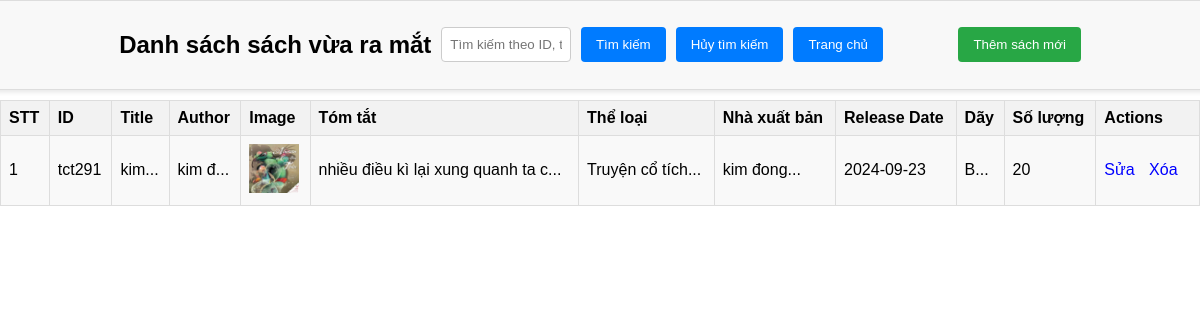
The page /admin/truyencotich/dulieutrangchu-truyencotich.php on the database its author committed.
### tables this page shows
CREATE TABLE IF NOT EXISTS `truyencotich` (
  `id` varchar(6) NOT NULL,
  `title` varchar(255) NOT NULL,
  `author` varchar(255) DEFAULT NULL,
  `image_path` varchar(255) DEFAULT NULL,
  `tomtat` mediumtext,
  `theloai` varchar(255) DEFAULT NULL,
  `publisher` varchar(255) DEFAULT NULL,
  `release_date` date DEFAULT NULL,
  `Day` varchar(255) DEFAULT NULL,
  `so_luong` int DEFAULT NULL,
  PRIMARY KEY (`id`)
);

### admin/truyencotich/dulieutrangchu-truyencotich.php (the view, shortened to what this page needs)
<?php
$conn = new mysqli('localhost', 'root', '', 'library');
$search = '';
if (isset($_GET['search'])) {
    $search = $_GET['search'];
    $sql = "SELECT id, title, author, image_path,tomtat,theloai,publisher, release_date, Day, so_luong FROM truyencotich WHERE id LIKE '%$search%' OR title LIKE '%$search%' OR author LIKE '%$search%'  OR theloai LIKE '%$search%'  OR publisher LIKE '%$search%'";
} else {
    $sql = "SELECT id, title, author, image_path,tomtat,theloai,publisher, release_date, Day, so_luong FROM truyencotich";
}
$result = $conn->query($sql);
?>
<!DOCTYPE html>
<html lang="vi">
<head>
    <link rel="stylesheet" href="../css/dulieu.css">
    <link rel="stylesheet" href="../css/dulieu_search.css">
</head>
<body>
<div class="fixed-menu">
    <h2>Danh sách sách vừa ra mắt</h2>
        <form method="get" action="dulieutrangchu-truyencotich.php">
            <input style="width:22%;" type="text" name="search" placeholder="Tìm kiếm theo ID, tên sách, tác giả, thể loại, nhà xuất bản" value="<?php echo $search; ?>">
            <input type="submit" value="Tìm kiếm">
            <input type="button" value="Hủy tìm kiếm" onclick="window.history.back();">
            <input type="button" value="Trang chủ" onclick="window.location.href='../home_admin.php';">
        </form>
        <a href="add_book-truyencotich.php" ><input type="button" value="Thêm sách mới"></a>
    </div>
    <table class="bang">
    <tr>
        <th>STT</th>
        <th>ID</th>
        <th>Title</th>
        <th>Author</th>
        <th>Image</th>
        <th>Tóm tắt</th>
        <th>Thể loại</th>
        <th>Nhà xuất bản</th>
        <th>Release Date</th>
        <th>Dãy</th>
        <th>Số lượng</th>
        <th>Actions</th>
    </tr>
    <?php
    if ($result->num_rows > 0) {
        $stt = 1;
        while($row = $result->fetch_assoc()) {
            echo "<tr>";
            echo "<td>" . $stt . "</td>";
            echo "<td>" . $row["id"] . "</td>";
            echo '<td>';
            if ($row["title"] !== null) {
                echo '<span data-toggle="tooltip" title="' . htmlspecialchars($row["title"]) . '">' . substr($row["title"], 0, 30) . '...</span>';
            } else {
                echo 'Null';
            }
            echo '</td>';
            echo '<td>';
            if ($row["author"] !== null) {
                echo '<span data-toggle="tooltip" title="' . htmlspecialchars($row["author"]) . '">' . substr($row["author"], 0, 6) . '...</span>';
            } else {
                echo 'Null';
            }
            echo '</td>';
            echo "<td><img src='../images/" . $row["image_path"] . "' alt='Book Image' width='50'></td>";
            echo '<td>';
            if ($row["tomtat"] !== null) {
                echo '<span data-toggle="tooltip" title="' . htmlspecialchars($row["tomtat"]) . '">' . substr($row["tomtat"], 0, 42) . '...</span>';
            } else {
                echo 'No summary available';
            }
            echo '</td>';
            echo '<td>';
            if ($row["theloai"] !== null) {
                echo '<span data-toggle="tooltip" title="' . htmlspecialchars($row["theloai"]) . '">' . substr($row["theloai"], 0, 20) . '...</span>';
            } else {
                echo 'Null';
            }
            echo '</td>';
            echo '<td>';
            if ($row["publisher"] !== null) {
                echo '<span data-toggle="tooltip" title="' . htmlspecialchars($row["publisher"]) . '">' . substr($row["publisher"], 0, 20) . '...</span>';
            } else {
                echo 'Null';
            }
            echo '</td>';
            echo "<td>" . $row["release_date"] . "</td>";
            echo '<td>';
            if ($row["Day"] !== null) {
                echo '<span data-toggle="tooltip" title="' . htmlspecialchars($row["Day"]) . '">' . substr($row["Day"], 0, 20) . '...</span>';
            } else {
                echo 'Null';
            }
            echo '</td>';
            echo "<td>" . $row["so_luong"] . "</td>";
            echo "<td class='action-links'>
                    <a href='edit_book-truyencotich.php?id=" . $row["id"] . "'>Sửa</a>
                    <a href='delete_book-truyencotich.php?id=" . $row["id"] . "' onclick='return confirm(\"Bạn có chắc chắn muốn xóa sách này?\")'>Xóa</a>
                  </td>";
            echo "</tr>";
            $stt++;
        }
    } else {
        echo "<tr><td colspan='7'>Không có dữ liệu</td></tr>";
    }
    ?>
</table>
</body>
</html>

### admin/css/dulieu.css (style rules this page uses)
table { width: 100%; border-collapse: collapse; }
th, td { border: 1px solid #ddd; padding: 8px; }
th { background-color: #f2f2f2; text-align: left; }
tr:nth-child(even) { background-color: #f9f9f9; }
.action-links a { margin-right: 10px; text-decoration: none; color: blue; cursor: pointer; }

### admin/css/dulieu_search.css (style rules this page uses)
body { margin: 0; font-family: Arial, sans-serif; }
.fixed-menu { width: 100%; position: fixed; top: 0; left: 50%; transform: translateX(-50%); padding: 10px; background-color: #f8f8f8; border: 1px solid #ddd; border-radius: 5px; box-shadow: 0 2px 5px rgba(0, 0, 0, 0.1); z-index: 1000; display: flex; justify-content: center; gap: 10px; align-items: center; }
.fixed-menu form { display: flex; gap: 10px; margin: 0; }
.fixed-menu input[type="text"] { padding: 8px; border: 1px solid #ccc; border-radius: 4px; }
.fixed-menu input[type="submit"], .fixed-menu input[type="button"] { padding: 10px 15px; border: none; border-radius: 4px; background-color: #007bff; color: white; cursor: pointer; }
.fixed-menu a { text-decoration: none; }
.fixed-menu a input[type="button"] { background-color: #28a745; }
.bang { margin-top: 100px; padding: 20px; }

### rows shown on the page
truyencotich: id "tct291", title "kim", author "kim đ", image_path (picture), tomtat "nhiều điều kì lại xung quanh ta c", theloai "Truyện cổ tích", publisher "kim đong", release_date "2024-09-23", Day "B", so_luong "20"
